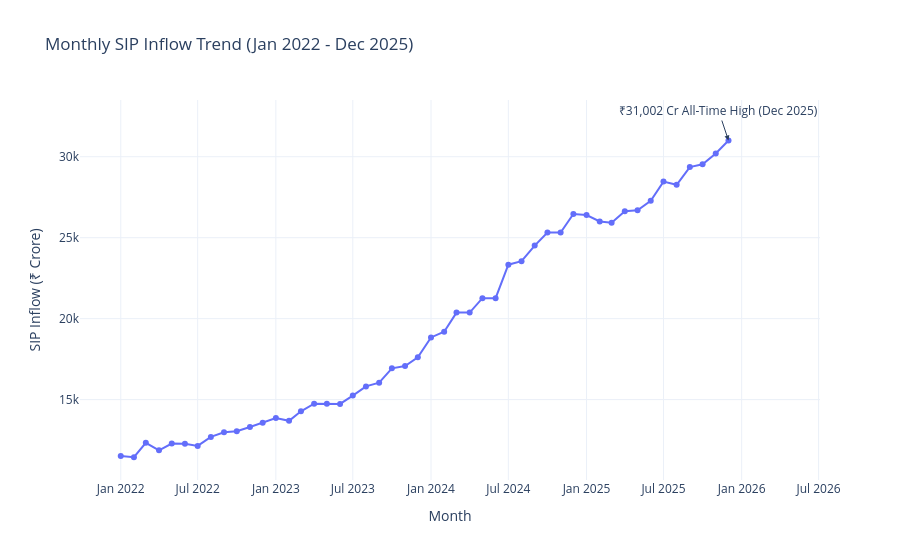

The notebook cell saved with this chart:
### Code cell
import pandas as pd
import plotly.express as px

# Load data
sip_df = pd.read_csv("../data/raw/04_monthly_sip_inflows.csv")

# Convert month to datetime
sip_df['month'] = pd.to_datetime(sip_df['month'])

# Create line chart
fig = px.line(
    sip_df,
    x='month',
    y='sip_inflow_crore',
    markers=True,
    title='Monthly SIP Inflow Trend (Jan 2022 - Dec 2025)'
)

# Get Dec 2025 value
dec_2025 = sip_df[sip_df['month'] == '2025-12-01']

# Annotate all-time high
fig.add_annotation(
    x=dec_2025['month'].iloc[0],
    y=dec_2025['sip_inflow_crore'].iloc[0],
    text='₹31,002 Cr All-Time High (Dec 2025)',
    showarrow=True,
    arrowhead=2
)

fig.update_layout(
    xaxis_title='Month',
    yaxis_title='SIP Inflow (₹ Crore)',
    template='plotly_white'
)

fig.show()
